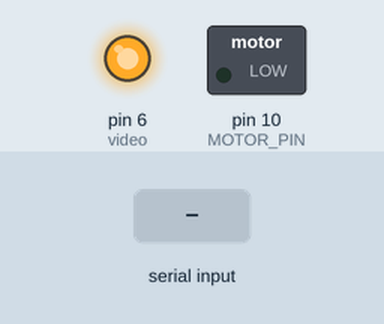
This sketch was run on a simulated Arduino Uno, built with avr-gcc and run on an emulated ATmega328P. Shown: switched loads named in the sketch (green lamp = pin HIGH), output pins drawn as LEDs (lit = HIGH). The inputs (shaded band) are chosen by the test bench.

Above: at 1.2 s.
1.3 s: "v\n" received over Serial
At 3.1 s:
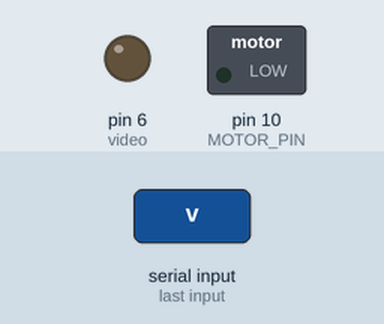
3.5 s: byte 100 ('d') received over Serial
At 4.6 s:
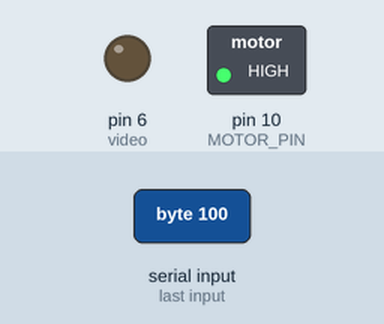
Timing chart, 0 to 6.5 s (numbered marks = the images above; inputs shaded):
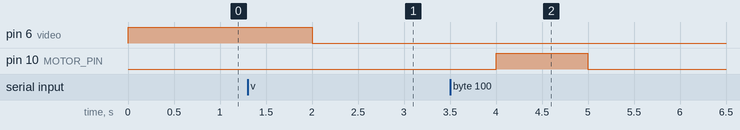

Measured:
- after the input at 1.3 s, pin 6 (video): HIGH → LOW after 0.70 s
- after the input at 3.5 s, pin 10 (MOTOR_PIN): LOW → HIGH after 0.50 s, → LOW 1.0 s later

The sketch:

PlanB_ArduinoMaster.ino
```cpp
#include <Wire.h>
#include <Adafruit_Sensor.h>
#include <Adafruit_BME280.h>
#include <SoftwareSerial.h>

#define SEALEVELPRESSURE_HPA (1013.25) // Typical sea level pressure in hPa (hectopascals)
#define THRESHOLD_ALTITUDE 600 // Altitude threshold for parachute deployment in meters
#define MOTOR_PIN 10 // Motor control pin
#define video 6


Adafruit_BME280 bme; // I2C
int previousAltitude = 0; // Previous altitude reading
int altitudeOffset = 0; // Offset for altitude calibration
unsigned long lastTime = 0; // Last time altitude was measured
bool firstReading = true; // Flag to indicate first altitude reading
bool ascending = false; // Flag to indicate ascending altitude
bool descending = false; // Flag to indicate descending altitude
bool parachuteDeployed = false; // Flag to indicate if parachute is deployed
unsigned long parachuteStartTime = 0; // Parachute deployment start time
String canstatus = "0";
int counter = 0;
bool printData = false;


SoftwareSerial mySerial(7,8); // RX, TX
SoftwareSerial xbee(2,3);


int readAverageAltitude() {
  int sum = 0;
  for (int i = 0; i < 10; i++) { // Take 10 altitude readings
    sum += bme.readAltitude(SEALEVELPRESSURE_HPA); // Read altitude from BME280 sensor
    delay(100); // Delay to stabilize sensor
  }
  return sum / 10; // Calculate and return average altitude
}

void activateBuzzer() {
  Serial.println("activate");
}

void deployParachute() {
//--
unsigned long startTime = millis();
  unsigned long duration = 1000; // 1 second in milliseconds

  while (millis() - startTime < duration) {
    digitalWrite(MOTOR_PIN, HIGH); // Turn the motor on
    // You can add additional motor control code here if needed
  }

  digitalWrite(MOTOR_PIN, LOW); // Turn the motor off after 1 second
}

void readBMPValues(float bmpValues[]) {
  // Read BMP sensor values (altitude, pressure, temperature, humidity)
  int currentAltitude = bme.readAltitude(SEALEVELPRESSURE_HPA) - altitudeOffset;
  int pastAltitude = previousAltitude; // Assuming you have a global variable 'previousAltitude' storing past altitude

  // Determine status based on altitude values
  //String canstatus;
  if (currentAltitude > pastAltitude) {
    canstatus = "Ascending";
  } else if (currentAltitude == pastAltitude) {
    canstatus = "Stationary";
  } else {
    canstatus = "Descending";
  }
  // Check for special conditions
  if (currentAltitude < 5) {
    canstatus = "ReadyToLaunch";
  } else if (currentAltitude > pastAltitude && currentAltitude < 20) {
    activateBuzzer(); // Call function to activate buzzer
  }
  //Serial.println(altitudeOffset);
  // Store sensor values and status in the BMP sensor values array
  bmpValues[0] = currentAltitude;
  bmpValues[1] = bme.readPressure() / 100.0F; // Convert pressure to hPa
  bmpValues[2] = bme.readTemperature();
  bmpValues[3] = bme.readHumidity();

  // Update the previous altitude for next iteration
  previousAltitude = currentAltitude;

  // Print status
  //Serial.println(canstatus);
  }

void calibrateSensors() {

  int currentAltitude = bme.readAltitude(SEALEVELPRESSURE_HPA);
  altitudeOffset = currentAltitude;
  //Serial.println(altitudeOffset);
  //Serial.println("Calibratting... & done");
}


void setup() {

  pinMode(video,OUTPUT);
  digitalWrite(video,HIGH);
  Serial.begin(9600);
  mySerial.begin(9600);
  xbee.begin(9600);
  pinMode(MOTOR_PIN, OUTPUT);
  digitalWrite(MOTOR_PIN,0);// Initialize motor pin as output
  if (!bme.begin(0x76)) {
    Serial.println("Could not find a valid BME280 sensor, check wiring!");
    while (1);
  }
}

String sensorData = "0,0,0,0,0,0,";

void loop() {
  // Check if there is data available from the other Arduino
  if (mySerial.available() > 0) {
    // Read the data sent from the other Arduino
    sensorData = mySerial.readStringUntil('\n');
    sensorData.trim();
    Serial.println(sensorData);
    // Print the received sensor data to the Serial Monitor
    //Serial.println(sensorData);
  }

  // Check if there is data available from the Serial Monitor
  if (Serial.available() > 0) {
    // Read the command from the Serial Monitor
    char command = Serial.read();
    // If the command is 'c', send 'c' to the other Arduino for calibration
    if (command == 'c') {
      calibrateSensors();
      //mySerial.write('c');
    }
    if (command == 'v') {
      digitalWrite(video,LOW);
    }
    if(command == 'd'){
      deployParachute();
    }
    if (command == 's') {
      printData = true; // Set flag to start printing
      //Serial.println("Printing data...");
    }
  }

  if(printData ){

  unsigned long currentTime = millis(); // Current time

  // Take the first altitude reading
  if (firstReading) {
    if (currentTime - lastTime >= 3000) {
      previousAltitude = bme.readAltitude(SEALEVELPRESSURE_HPA) - altitudeOffset; // Store the average altitude reading
      //Serial.println("First reading taken.");
      firstReading = false; // Set the flag to indicate first reading is done
      lastTime = currentTime; // Update last time altitude was measured
    }
  } else {
    // Take the second altitude reading after 3 seconds
    if (currentTime - lastTime >= 3000) {
      int currentAltitude = bme.readAltitude(SEALEVELPRESSURE_HPA) - altitudeOffset; // Calculate average altitude

      // Determine the trend
      if (currentAltitude > previousAltitude) {
        //Serial.println("Ascending");
        ascending = true;
        descending = false;
      } else if (currentAltitude < previousAltitude) {
        //Serial.println("Descending");
        ascending = false;
        descending = true;
      } else {
        //Serial.println("Stable");
        ascending = false;
        descending = false;
      }

      previousAltitude = currentAltitude; // Update previous altitude reading
      lastTime = currentTime; // Update last time altitude was measured
      firstReading = true; // Set the flag for the next iteration
    }
  }

  // Read BMP sensor values and print data
  float bmpValues[4];
  readBMPValues(bmpValues);
  printSensorData(bmpValues,canstatus);
  //printSensorData
}
delay(1000);
}

void printSensorData(float bmpValues[], String canstatus) {
  String data = "2022ASI027,"+(String)counter+",00:00:00,"+ sensorData + "0,0,0," + (String)bmpValues[0] + "," + (String)bmpValues[1] + "," + (String)bmpValues[3] + "," + (String)bmpValues[2] + ",0,0,0,80," + canstatus + "";
  Serial.println(data);
  xbee.println(data);
  counter++;
}
```
